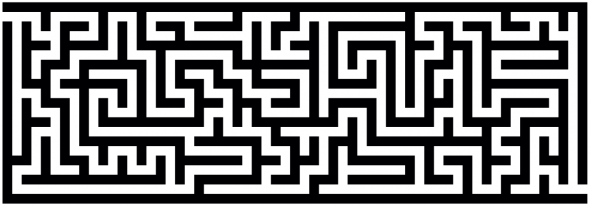
#> input picture maze2.png, 590 x 206 px
$ python MazeSolver.py   (Python 2 division)   (older library calls are emulated)
#> lines starting #> are read from the running program, lines starting #| are printed output that depends on the picture; after the words box and inside, x2 and y2 are one past the last pixel; in counts of white or black regions, pixels touching at a corner belong together
### image_utils.py
#aurthor = Kartikeyan
#date : 20 / 03 / 2019

import cv2
import numpy as np


def image_resize(image, width=-1, height=-1):
    shape = image.shape
    if (width == -1):
        if (height == -1):
            return image
        else:
            return cv2.resize(image, (int(height * shape[1] / shape[0]), height))
    elif (height == -1):
        return cv2.resize(image, (width, int(width * shape[0] / shape[1])))


# Image has to eb gray scaled and gaussian blurred before calling this function
# [5 lines left out: function auto_canny, not called in this run]


def adaptive_threshold(image, option=cv2.THRESH_BINARY):
    return cv2.adaptiveThreshold(image, 255, cv2.ADAPTIVE_THRESH_GAUSSIAN_C, option, 11, 2)


def sharpen_image(image):
    kernel = np.array([[0, -1, 0], [-1, 5, -1], [0, -1, 0]], dtype=np.float)
    return cv2.filter2D(image, -1, kernel)


# [62 lines left out: functions order_points, image_rotate_by_90_clockwise, image_rotate_by_90_anticlockwise, get_contours, sort_contours, not called in this run]


def get_midpoint(ptA, ptB):
    return (ptA[0] + ptB[0]) * 0.5, (ptA[1] + ptB[1]) * 0.5


# [7 lines left out: function detect_face, not called in this run]


def add_text(image, text):
    cv2.putText(image, text, (15, 15), cv2.FONT_HERSHEY_SIMPLEX, 0.6, (0, 0, 255), 2)

### MazeSolver.py
"""
Author : Kartikeyan Gupta
Date : 30-03-2019
"""

#use opencv 3.1.0.1 or bellow 4.0.0.1


#opencv
import cv2
import numpy as np
import image_utils as utils

image = cv2.imread("maze2.png") #input image
#> image is the input picture: shape (206, 590, 3); mean B, G, R 123.1, 122.1, 122.1

gray_image = cv2.cvtColor(image, cv2.COLOR_BGR2GRAY) #convering the image into b&w

thresholded_image = utils.adaptive_threshold(gray_image, cv2.THRESH_BINARY_INV)#thresholded helps distinguish in two images
#> in adaptive_threshold, `return cv2.adaptiveThreshold(image, 255, cv2.ADAPTIVE_THRESH_GAUSSIAN_..`:
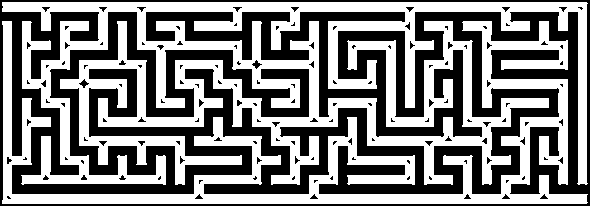
#> returned value: shape (206, 590); 50.4% white; 138 black regions (113 under 20 px)
cv2.imshow("Output", utils.image_resize(thresholded_image, height=600))#show the distinguished image
#> in image_resize, `return cv2.resize(image, (int(height * shape[1] / shape[0]), height))`:
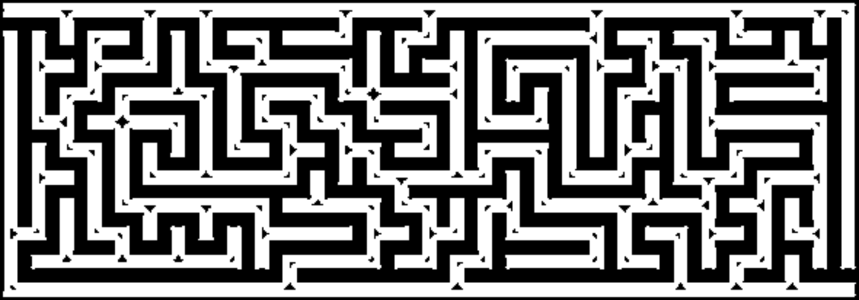
#> returned value: shape (600, 1718) (shown at 1/2 size); min 0, max 255, mean 128.5
cv2.waitKey()#waits until closed
_, cnts, _ = cv2.findContours(thresholded_image, cv2.RETR_EXTERNAL, cv2.CHAIN_APPROX_SIMPLE)#finds 2 curves or paths
#> cnts = 2 contours; box (x1, y1, x2, y2) and area: (2, 2, 588, 185) 38843, (2, 21, 588, 204) 17599

if len(cnts) != 2:#if more than 2 curves found error is raised
	print len(cnts)
	raise ValueError("Unable to solve maze - Failed at Contour finding!")

solution_image = np.zeros(gray_image.shape, dtype=np.uint8)#this is a numpy array of zeros
cv2.drawContours(solution_image, cnts, 0, (255,255,255),cv2.FILLED)#this will draw the two contours on zero numpy
#> solution_image: shape (206, 590); 16.2% white; 1 white region, box (x1, y1, x2, y2) and area: (2, 21, 588, 204) 19644

cv2.imshow("Output", utils.image_resize(solution_image, height=600))#image with contours
cv2.waitKey()#wait until closed

kernel = np.ones((15, 15),  dtype=np.uint8)#numpy matrix of ones
solution_image = cv2.dilate(solution_image, kernel)#kernel is then used to generate the contours to increase its width
#> solution_image: shape (206, 590); 34.8% white; 1 white region, box (x1, y1, x2, y2) and area: (0, 14, 590, 206) 42285
eroded_image = cv2.erode(solution_image, kernel)#eroded image is like soil erotion wherein all the above image is eroded a lot
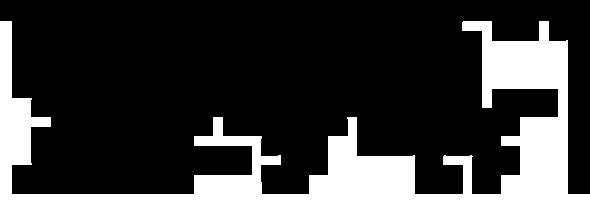
#> eroded_image: shape (206, 590); 22.7% white; 1 white region, box (x1, y1, x2, y2) and area: (0, 21, 590, 206) 27620
solution_image = cv2.absdiff(solution_image, eroded_image)#this image is now generated with the green line only
#> solution_image: shape (206, 590); 12.1% white; 1 white region, box (x1, y1, x2, y2) and area: (0, 14, 590, 194) 14665

cv2.imshow("Output", utils.image_resize(solution_image, height=600))#this is the image
cv2.waitKey()
#the below block is to simply merge the given image and the image generated play with the b,g,r to change the path colour
b,g,r = cv2.split(image)
b &= ~solution_image
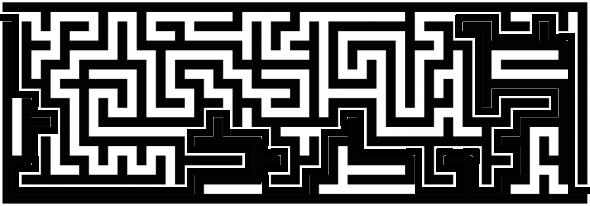
#> b: shape (206, 590); min 0, max 255, mean 93.1
g |= solution_image
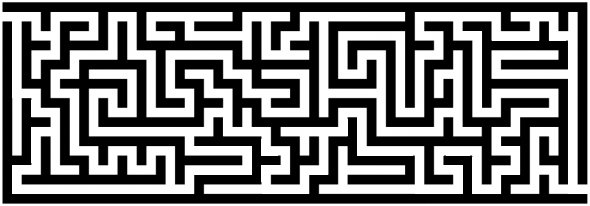
#> g: shape (206, 590); min 0, max 255, mean 122.8
r &= ~solution_image
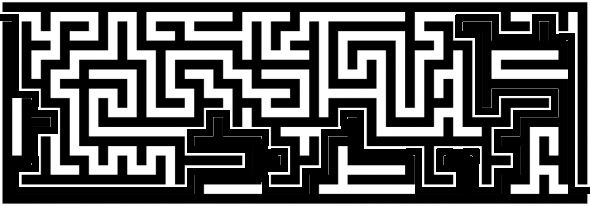
#> r: shape (206, 590); min 0, max 255, mean 92

solution_image = cv2.merge([b,g,r]).astype(np.uint8)#merger
#> solution_image: shape (206, 590, 3)
cv2.imshow("Output", utils.image_resize(solution_image, height=600))#output
#> call 4 of image_resize, with width = -1, height = 600
#> in image_resize (call 4), `return cv2.resize(image, (int(height * shape[1] / shape[0]), height))`:
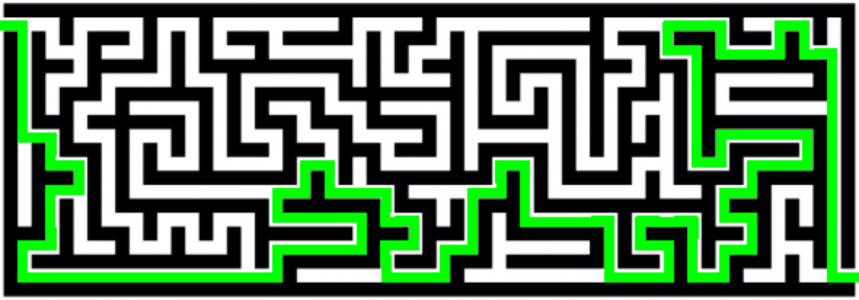
#> returned value: shape (600, 1718, 3) (shown at 1/2 size); mean of channels 0, 1, 2 93, 122.8, 92; drawn as B, G, R
cv2.waitKey()
cv2.destroyAllWindows()
cv2.imwrite("result.jpg", solution_image)#image writen

$ run again, with Capture.PNG copied over maze2.png
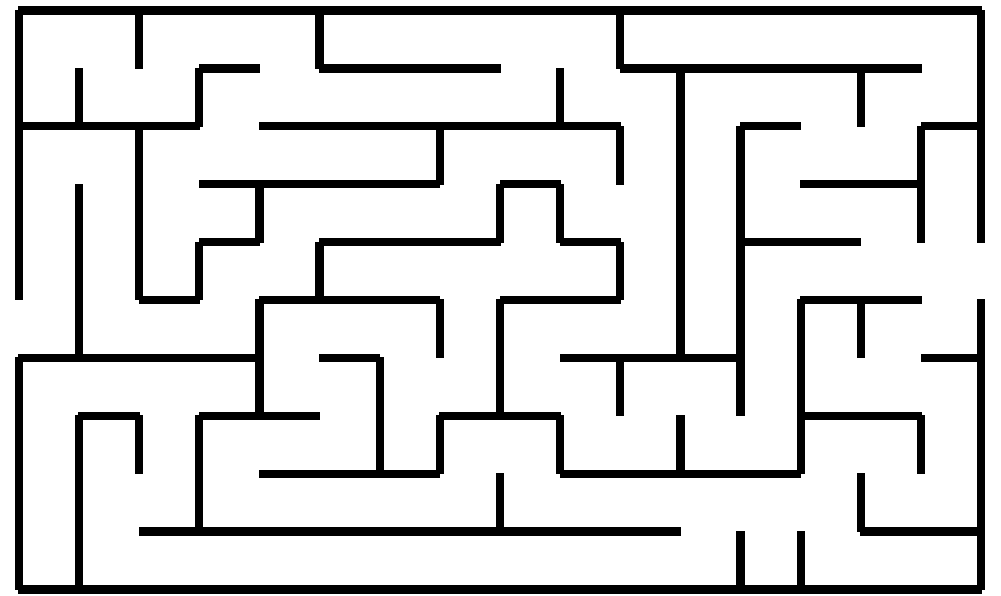
#> input picture Capture.PNG, 1001 x 596 px
#> image is the input picture: shape (596, 1001, 3); values 0 (black) and 254 (white), 84.9% white; 2 black regions, box (x1, y1, x2, y2) and area: (15, 180, 985, 594) 48507, (15, 6, 985, 416) 41752
#> in image_resize, `return cv2.resize(image, (int(height * shape[1] / shape[0]), height))`:
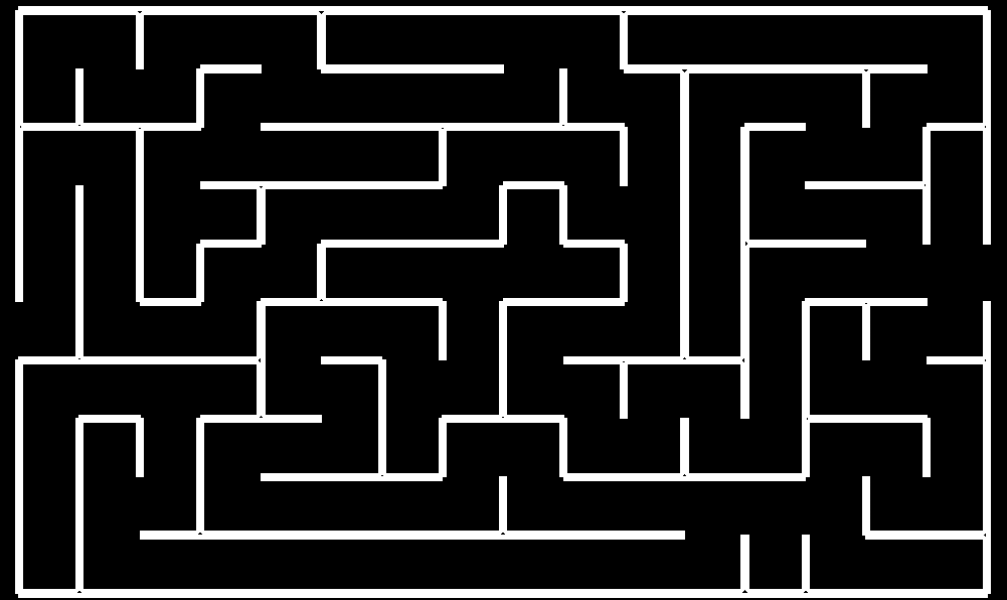
#> returned value: shape (600, 1007); min 0, max 255, mean 38.5
#> cnts = 2 contours; box (x1, y1, x2, y2) and area: (15, 180, 985, 594) 42678, (15, 6, 985, 416) 36806
#> eroded_image: shape (596, 1001); 8.5% white; 1 white region, box (x1, y1, x2, y2) and area: (15, 180, 985, 596) 50471
#> b: shape (596, 1001); values 0 (black) and 254 (white), 72.2% white; 2 black regions, box (x1, y1, x2, y2) and area: (8, 173, 992, 596) 124037, (15, 6, 985, 416) 41752
#> g: shape (596, 1001); min 0, max 255, mean 215.7
#> in image_resize (call 4), `return cv2.resize(image, (int(height * shape[1] / shape[0]), height))`:
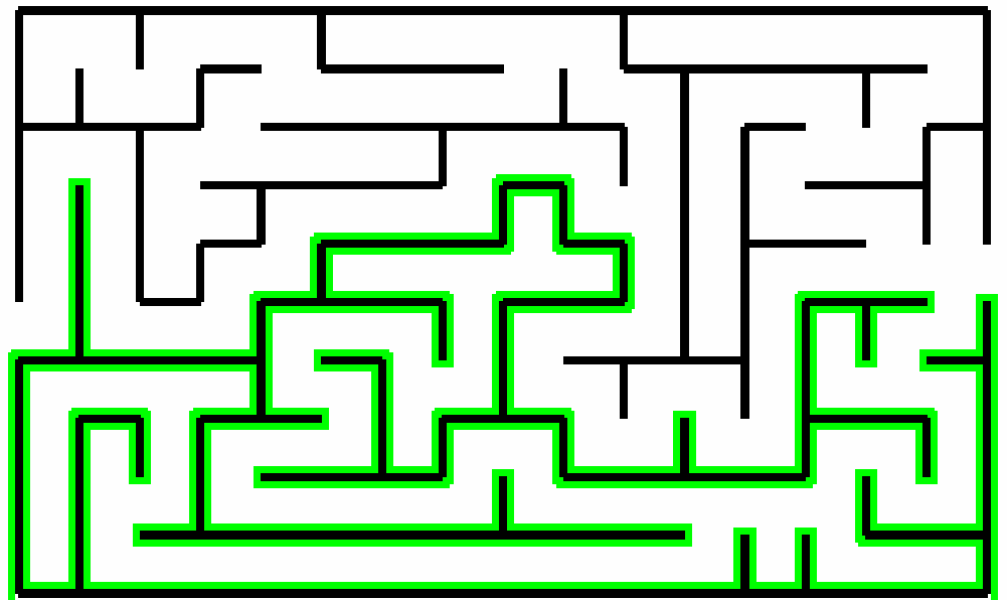
#> returned value: shape (600, 1007, 3); mean of channels 0, 1, 2 183.4, 215.7, 183.4; drawn as B, G, R

$ run again, with editmaze.png copied over maze2.png
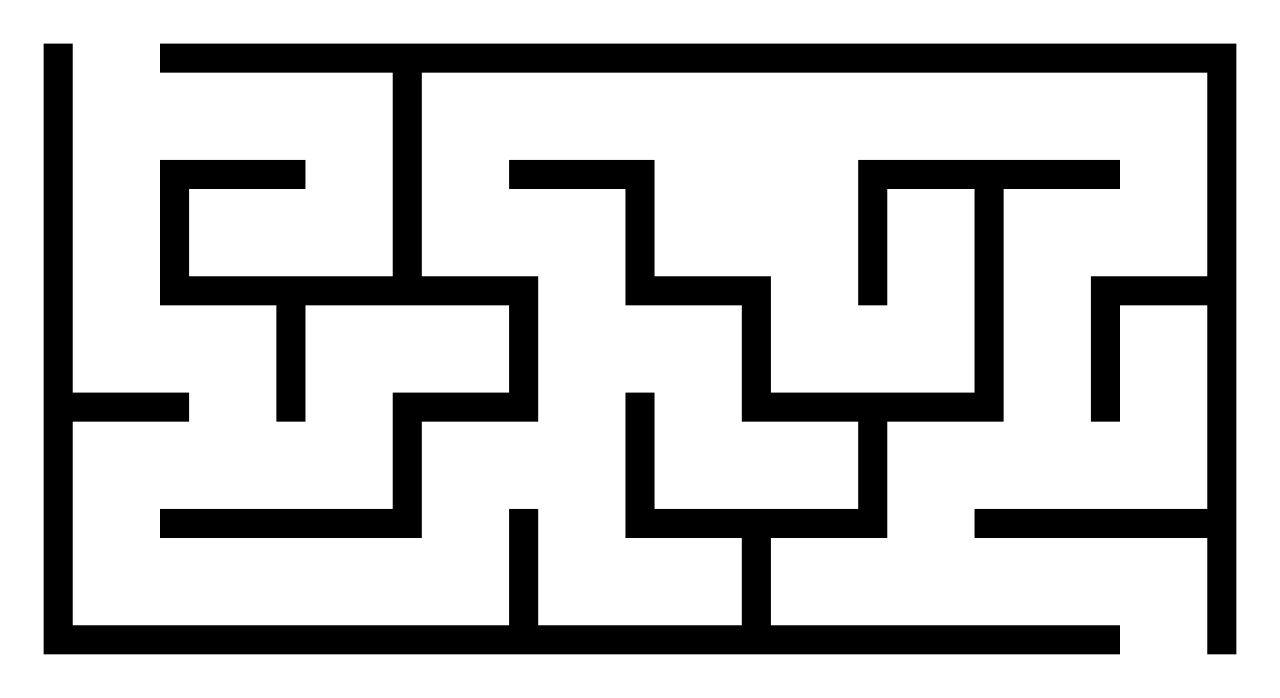
#> input picture editmaze.png, 1280 x 698 px
#> image is the input picture: shape (698, 1280, 3); min 0, max 255, mean 193.7
#> in image_resize, `return cv2.resize(image, (int(height * shape[1] / shape[0]), height))`:
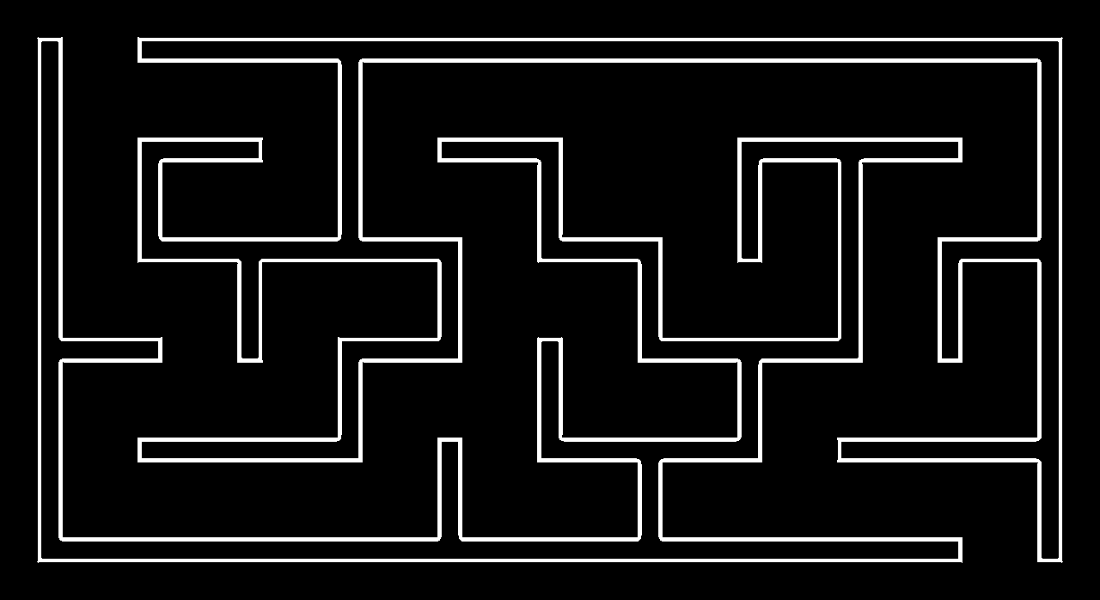
#> returned value: shape (600, 1100); min 0, max 255, mean 19.7
#> cnts = 2 contours; box (x1, y1, x2, y2) and area: (43, 43, 1120, 655) 105237, (160, 43, 1237, 655) 101745
#> eroded_image: shape (698, 1280); 11.8% white; 1 white region, box (x1, y1, x2, y2) and area: (160, 43, 1237, 655) 105410
#> b: shape (698, 1280); min 0, max 255, mean 179.3
#> g: shape (698, 1280); min 0, max 255, mean 194
#> in image_resize (call 4), `return cv2.resize(image, (int(height * shape[1] / shape[0]), height))`:
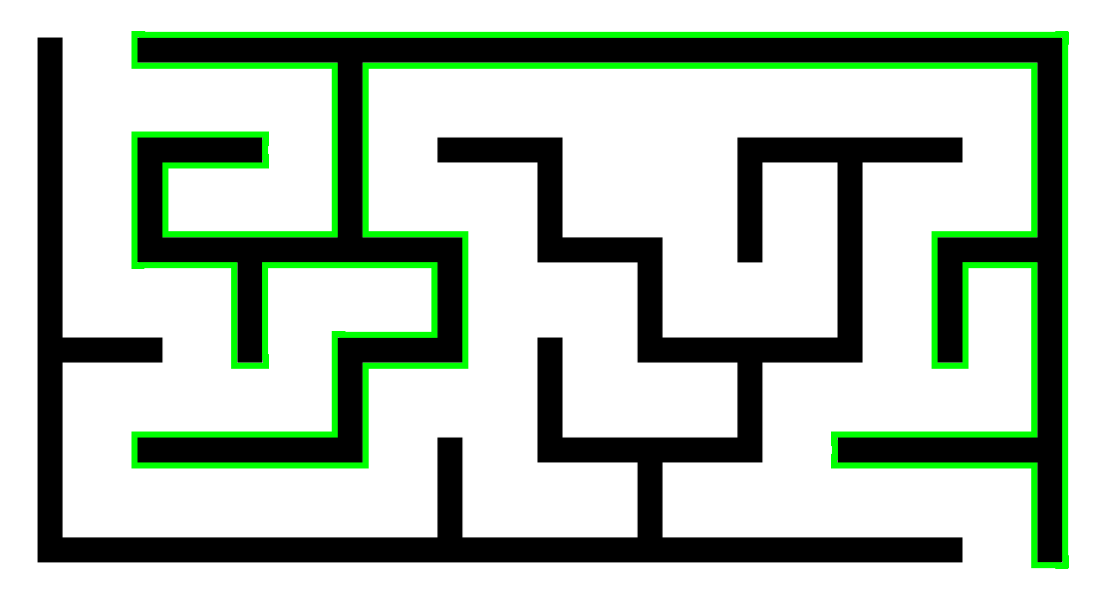
#> returned value: shape (600, 1100, 3); mean of channels 0, 1, 2 179.3, 194, 179.3; drawn as B, G, R
